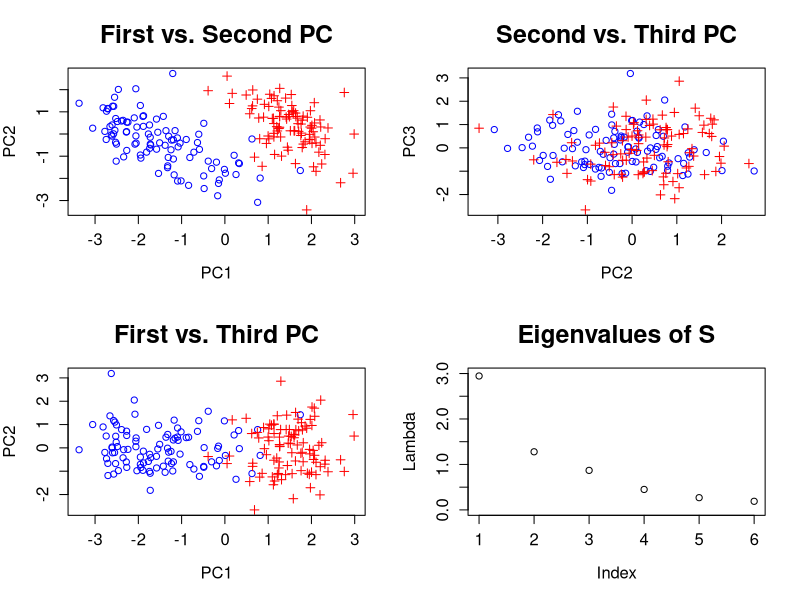

The R script that drew this image:
# −−−−−−−−−−−−−−−−−−−−−−−−−−−−−−−−−−−−−−−−−−−−−−−−−−−−−−
# Name of QuantLet : MVAnpcabank
# −−−−−−−−−−−−−−−−−−−−−−−−−−−−−−−−−−−−−−−−−−−−−−−−−−−−−−
# Published in : Applied Multivariate Statistical Analysis
# −−−−−−−−−−−−−−−−−−−−−−−−−−−−−−−−−−−−−−−−−−−−−−−−−−−−−−
# Description : Performs a PCA for the standardized Swiss 
# bank notes and shows the first three principal components 
# in two-dimensional scatterplots. Additionally, a screeplot 
# of the eigenvalues is displayed.
# −−−−−−−−−−−−−−−−−−−−−−−−−−−−−−−−−−−−−−−−−−−−−−−−−−−−−−
# Keywords : principal-components, pca, npca, eigenvalues, 
# standardization, scatterplot, screeplot, plot, 
# graphical representation, data visualization
# −−−−−−−−−−−−−−−−−−−−−−−−−−−−−−−−−−−−−−−−−−−−−−−−−−−−−−
# See also : MVAnpcabanki, MVAnpcahous, MVAnpcahousi,
# MVAnpcatime, MVAnpcafood, MVAnpcausco, MVAnpcausco2,
# MVAnpcausco2i, MVAcpcaiv, MVApcabank, MVApcabanki,
# MVApcabankr, MVApcasimu
# −−−−−−−−−−−−−−−−−−−−−−−−−−−−−−−−−−−−−−−−−−−−−−−−−−−−−−
# Author : Zografia Anastasiadou
# −−−−−−−−−−−−−−−−−−−−−−−−−−−−−−−−−−−−−−−−−−−−−−−−−−−−−−
# Submitted : Thu, August 04 2011 by Awdesch Melzer
# −−−−−−−−−−−−−−−−−−−−−−−−−−−−−−−−−−−−−−−−−−−−−−−−−−−−−−
# Datafile : bank2.dat
# −−−−−−−−−−−−−−−−−−−−−−−−−−−−−−−−−−−−−−−−−−−−−−−−−−−−−−
# Example : Principal components of the standardized bank data. 
# −−−−−−−−−−−−−−−−−−−−−−−−−−−−−−−−−−−−−−−−−−−−−−−−−−−−−−

# clear all variables
rm(list = ls(all = TRUE))
graphics.off()

# load data
x  = read.table("bank2.dat")
x  = scale(x)                    # standardizes the data matrix
e  = eigen(cov(x))               # calculates eigenvalues and eigenvectors and sorts them by size
e1 = e$values
x  = as.matrix(x) %*% e$vectors  # data multiplied by eigenvectors

# plot of the first vs. second PC
par(mfrow = c(2, 2))
plot(x[, 1], x[, 2], pch = c(rep(1, 100), rep(3, 100)), col = c(rep("blue", 100), 
    rep("red", 100)), xlab = "PC1", ylab = "PC2", main = "First vs. Second PC", cex.lab = 1.2, 
    cex.axis = 1.2, cex.main = 1.8)

# plot of the second vs. third PC
plot(x[, 2], x[, 3], pch = c(rep(1, 100), rep(3, 100)), col = c(rep("blue", 100), 
    rep("red", 100)), xlab = "PC2", ylab = "PC3", main = "Second vs. Third PC", cex.lab = 1.2, 
    cex.axis = 1.2, cex.main = 1.8)

# plot of the first vs. third PC
plot(x[, 1], x[, 3], pch = c(rep(1, 100), rep(3, 100)), col = c(rep("blue", 100), 
    rep("red", 100)), xlab = "PC1", ylab = "PC2", main = "First vs. Third PC", cex.lab = 1.2, 
    cex.axis = 1.2, cex.main = 1.8)

# plot of the eigenvalues
plot(e1, ylim = c(0, 3), xlab = "Index", ylab = "Lambda", main = "Eigenvalues of S", 
    cex.lab = 1.2, cex.axis = 1.2, cex.main = 1.8) 
